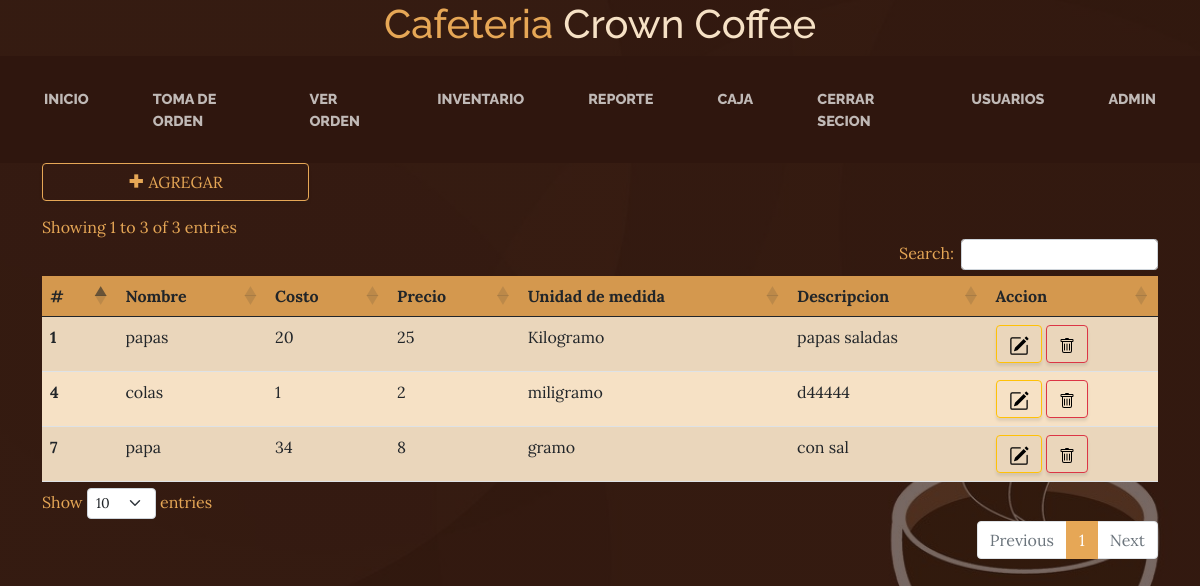
/inv-alm-extra.php (signed in), run on the app's committed database.
### tables this page shows
CREATE TABLE `extra_prod_menu` (
  `id_extra_prod_m` int(11) NOT NULL,
  `nombre_extra` varchar(255) NOT NULL,
  `costo` int(11) NOT NULL,
  `precio` int(11) NOT NULL,
  `unidad_mediada` int(11) NOT NULL,
  `descripcion` varchar(255) NOT NULL
);

CREATE TABLE `unidad_medida` (
  `id_uni_m` int(11) NOT NULL,
  `nombre_uni` varchar(100) NOT NULL,
  `simbolo_uni` varchar(50) NOT NULL,
  `valor_uni` int(50) NOT NULL,
  `simbolo_valor_uni` varchar(50) NOT NULL,
  `tipo_uni` varchar(100) NOT NULL
);

### inv-alm-extra.php (the view, shortened to what this page needs)
<?php
    include("db.php");
?>
<?php include("includes/header.php"); ?>
<?php include("includes/nav.php"); ?>
    <div class="container text-primary">
        <div class="row g-3 justify-content">
            <div class="d-grid gap-1 col-3">
                <button type="button" class="btn btn-outline-primary btn-md" data-bs-toggle="modal" data-bs-target="#modal_agregar"> <i class='bx bx-plus-medical'></i> AGREGAR </button>
            </div>
        </div>
        <table class="table table-striped" id="datatable">
            <thead class="cta">
                <tr>
                    <th scope="col">#</th>
                    <th scope="col">Nombre</th>
                    <th scope="col">Costo</th>
                    <th scope="col">Precio</th>
                    <th scope="col">Unidad de medida</th>
                    <th scope="col">Descripcion</th>
                    <th scope="col">Accion</th>
                </tr>
            </thead>
            <tbody class="bg-faded">
                <?php
                    $categoria = "SELECT * FROM extra_prod_menu";
                    $resultado = mysqli_query($conexion, $categoria);
                    while($row=mysqli_fetch_assoc($resultado)){
                ?>
                <tr>
                    <th scope="row"><?php echo $row["id_extra_prod_m"] ?></th>
                    <td><?php echo $row["nombre_extra"] ?></td>
                    <td><?php echo $row["costo"] ?></td>
                    <td><?php echo $row["precio"] ?></td>
                    <td>
                        <?php
                            $idd = $row["unidad_mediada"];
                            $cons_uni_med_id = "SELECT * FROM unidad_medida WHERE id_uni_m = '$idd'";
                            $res_cons_uni_id =mysqli_query($conexion, $cons_uni_med_id);
                            while($row1=mysqli_fetch_array($res_cons_uni_id)){
                                $nombr_uni_sel = $row1['nombre_uni'];
                                echo $nombr_uni_sel;
                            }
                        ?>
                    </td>
                    <td><?php echo $row["descripcion"] ?></td>
                    <td>
                        <a class="btn btn-outline-warning" href="" data-bs-toggle="modal" data-bs-target="#modal_editar<?php echo $row["id_extra_prod_m"]; ?>" data-bs-whatever="@mdo">
                            <img class="d-line" src="img/pencil-square.svg" alt="">
                        </a>
                        <a class="btn btn-outline-danger" href="" data-bs-toggle="modal" data-bs-target="#modal_eliminar<?php echo $row["id_extra_prod_m"]; ?>" data-bs-whatever="@mdo">
                            <img class="d-inline" src="img/trash.svg" alt="">
                        </a>
                    </td>
                </tr>
                <?php
                    }
                ?>
            </tbody>
        </table>
    </div>
    <?php include("includes/footer.php"); ?>

### data on the page
extra_prod_menu: id_extra_prod_m "1", nombre_extra "papas", costo "20", precio "25", descripcion "papas saladas"
unidad_medida: nombre_uni "Kilogramo"
extra_prod_menu: id_extra_prod_m "4", nombre_extra "colas", costo "1", precio "2", descripcion "d44444"
unidad_medida: nombre_uni "miligramo"
extra_prod_menu: id_extra_prod_m "7", nombre_extra "papa", costo "34", precio "8", descripcion "con sal"
unidad_medida: nombre_uni "gramo"

### other printed values
$_SESSION['usuario'] "ADMIN"
